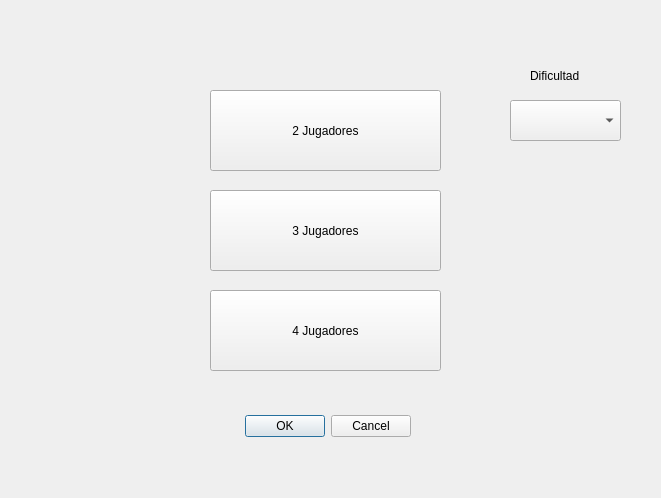
<?xml version="1.0" encoding="UTF-8"?>
<ui version="4.0">
 <class>TipoDeJuego</class>
 <widget class="QDialog" name="TipoDeJuego">
  <property name="geometry">
   <rect>
    <x>0</x>
    <y>0</y>
    <width>661</width>
    <height>498</height>
   </rect>
  </property>
  <property name="windowTitle">
   <string>Dialog</string>
  </property>
  <widget class="QPushButton" name="btn3player">
   <property name="geometry">
    <rect>
     <x>210</x>
     <y>190</y>
     <width>231</width>
     <height>81</height>
    </rect>
   </property>
   <property name="text">
    <string>3 Jugadores</string>
   </property>
  </widget>
  <widget class="QPushButton" name="btn4player">
   <property name="geometry">
    <rect>
     <x>210</x>
     <y>290</y>
     <width>231</width>
     <height>81</height>
    </rect>
   </property>
   <property name="text">
    <string>4 Jugadores</string>
   </property>
  </widget>
  <widget class="QDialogButtonBox" name="btnBox">
   <property name="geometry">
    <rect>
     <x>70</x>
     <y>410</y>
     <width>341</width>
     <height>32</height>
    </rect>
   </property>
   <property name="orientation">
    <enum>Qt::Horizontal</enum>
   </property>
   <property name="standardButtons">
    <set>QDialogButtonBox::Cancel|QDialogButtonBox::Ok</set>
   </property>
  </widget>
  <widget class="QComboBox" name="cbxDificultad">
   <property name="geometry">
    <rect>
     <x>510</x>
     <y>100</y>
     <width>111</width>
     <height>41</height>
    </rect>
   </property>
  </widget>
  <widget class="QPushButton" name="btn2player">
   <property name="geometry">
    <rect>
     <x>210</x>
     <y>90</y>
     <width>231</width>
     <height>81</height>
    </rect>
   </property>
   <property name="text">
    <string>2 Jugadores</string>
   </property>
  </widget>
  <widget class="QLabel" name="label">
   <property name="geometry">
    <rect>
     <x>530</x>
     <y>60</y>
     <width>101</width>
     <height>31</height>
    </rect>
   </property>
   <property name="text">
    <string>Dificultad</string>
   </property>
  </widget>
 </widget>
 <resources/>
 <connections/>
</ui>
